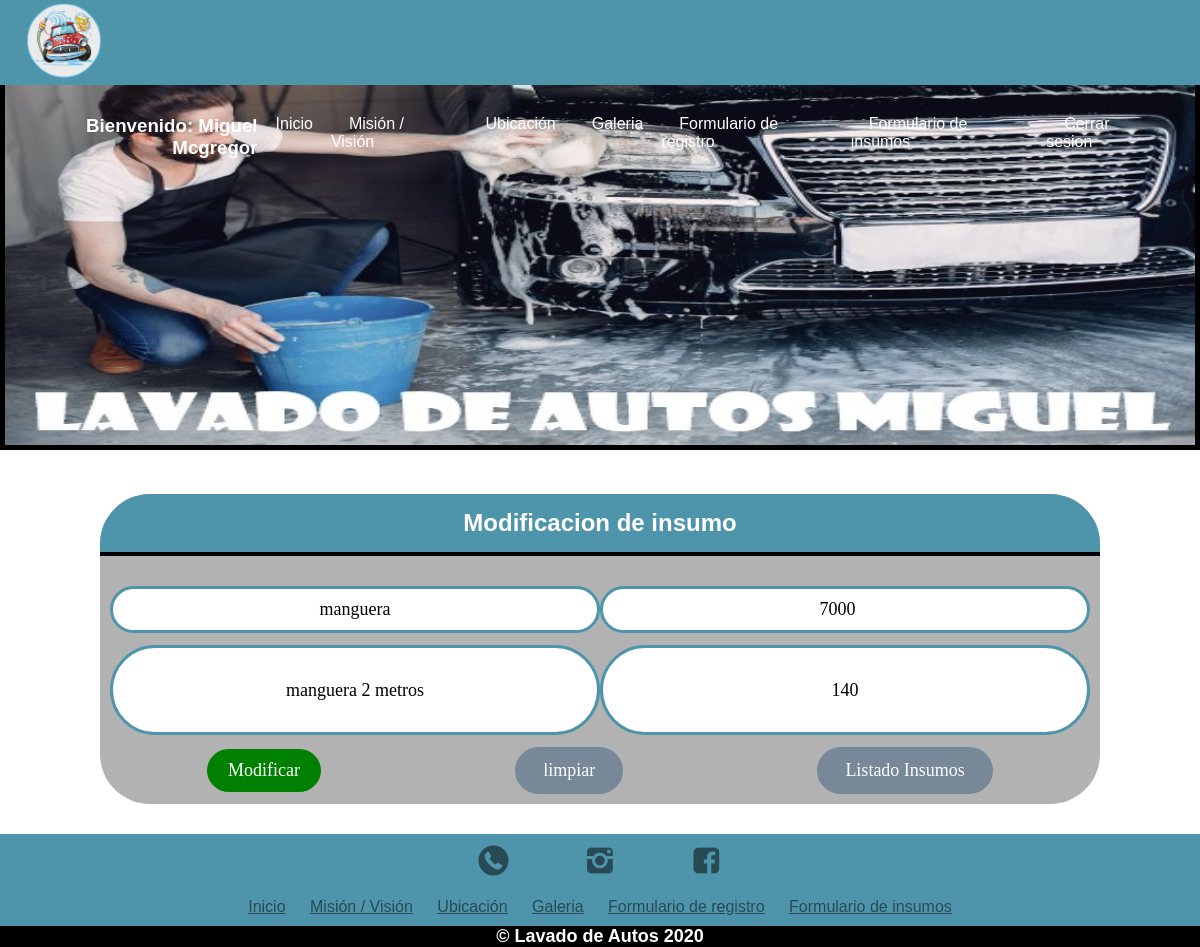
Screenshot of /buscar/manguera/ (signed in) with the database file from the repository.
### miProyectodwy/models.py (models this page shows, shortened)
class Slider1(models.Model):
    ident = models.CharField(max_length=15,primary_key=True)
    imagen = models.ImageField(upload_to='autos',null=True)

class Insumos(models.Model):
    nombre = models.CharField(max_length=120,primary_key=True)
    precio = models.IntegerField()
    descripcion = models.TextField()
    stock = models.IntegerField()

### miProyectodwy/views.py (the view)
# urls.py: path('buscar/<id>/',buscar,name='BUSCAR'),
@login_required(login_url='/login/')
def buscar(request,id):
    try:
        insumo = Insumos.objects.get(nombre=id)
        sliders = Slider1.objects.all()
        return render(request,'web/formulario_insumo_modificar.html',{'insumo':insumo,'imagenes':sliders})
    except:
        msg='No existe insumo'
    lista = Insumos.objects.all()
    sliders = Slider1.objects.all()
    return render(request,'web/admin_insumos.html',{'lista_insumos':lista, 'msg':msg,'imagenes':sliders})

### miProyectodwy/templates/web/formulario_insumo_modificar.html (shortened to what this page needs)
{% extends "web/plantilla.html" %}
{% load static%}
{% block contenido %}
        <div class="contenedor">
            <div id="contenido">
                <div id="section2">
                    <div>
                        <form action="{% url 'MODIFICAR' %}" method="POST" class="formularioregistro" onsubmit="return validarPrecio()">
                            <h2 class="formulariotitulo"> Modificacion de insumo</h2>
                            <div class="contenedorinput">
                                <tr>
                                    <td> <input class="col-100" type="text" value="{{insumo.nombre}}" name="txtnombre" minlength="3"
                                            maxlength="120" placeholder="Ingrese Nombre" required>
                                    </td>
                                </tr>
                                <tr>
                                    <td> <input class="col-100" type="number" value="{{insumo.precio}}" name="txtprecio" id="txtprecio" minlength="1"
                                            maxlength="10" placeholder="Ingrese Precio" required> </td>
                                </tr>
                                <tr>
                                    <td> <input class="col-101" type="text" value="{{insumo.descripcion}}" name="txtdescripcion" minlength="3"
                                            maxlength="200" placeholder="Ingrese Descripcion (opcional)"> </td>
                                </tr>
                                <tr>
                                    <td> <input class="col-101" type="text" value="{{insumo.stock}}" name="txtstock"
                                            maxlength="200" placeholder="Ingrese Stock"> </td>
                                </tr>
                                <td>
                                    <input type="submit" value="Modificar" class="botonregistrar">
                                    <input type="reset" value="limpiar" class="botonlimpiar">
                                    <input type="button" onclick="ir()" value="Listado Insumos" class="botonlimpiar">
                                </td>
                            </div>
                        </form>
                    </div>
                </div>
            </div>
        </div>
    </main>
{% endblock  %}

### miProyectodwy/templates/web/plantilla.html (shortened to what this page needs)
<!DOCTYPE html>
<html lang="es">
{% load static %}
<head>
    <link rel="stylesheet" href="{%static 'iconos/css/fontello.css' %}">
    <link rel="stylesheet" href="{%static 'css/menu.css' %}">
    <link rel="stylesheet" href="{%static 'css/estilos-index.css' %}">
    <link rel="stylesheet" href="{% static 'css/footer.css' %}">
    <link rel="stylesheet" href="{%static 'css/misionvision.css'%}">
    <link rel="stylesheet" href="{%static 'css/ubicacion.css' %}">
    <link rel="stylesheet" href="{%static 'css/galeria.css'  %}">
    <link rel="stylesheet" href=" {%static 'dist/css/lightbox.min.css' %}">
    <link rel="stylesheet" href="{%static 'css/formulario_registro.css' %}">
    <link rel="stylesheet" href=" {%static 'css/formulario_insumos.css' %}">
</head>
<body>
    <header>
          <a href="{% url 'INDEX' %}"><img src="{%static 'img/logo.png'%}" class="img-logo"></a>
        <nav class="menu">
            <ul>
                {% if user.is_authenticated %}
             <h3 style="text-align: right ; color: white; font-family: 'Franklin Gothic Medium', 'Arial Narrow', Arial, sans-serif;">Bienvenido: {{user.first_name}} {{user.last_name}}</h3>
             {% endif %}
                <li><a href="{% url 'INDEX' %}">Inicio</a></li>
                <li><a href="{% url 'MISIONVISION' %}">Misión / Visión</a></li>
                <li><a href="{% url 'UBICACION' %}">Ubicación</a></li>
                <li><a href="{% url 'GALERIA' %}">Galeria</a></li>
                <li><a href="{% url 'FORMULARIOREGISTRO' %}">Formulario de registro</a></li>
                <li><a href="{% url 'FORMULARIOINSUMOS' %}">Formulario de insumos</a></li>
                {% if user.is_authenticated %}
                <li><a href="{% url 'LOGOUT' %}">Cerrar sesion</a></li>
                {% else %}
                <li><a href="{% url 'LOGIN' %}">Login</a></li>
                {% endif %}
            </ul>
        </nav>
    </header>
    <main>
        <div class="slider">
            <ul>
                {% for item in imagenes %}
                <li id="{{item.ident}}"> <img src="{{item.imagen.url}}" alt=""></li>
                {% endfor %}
            </ul>
        </div>
        {% block contenido  %}
        {% endblock contenido  %}
    <footer>
        <div class="contenedor-footer">
            <div class="sociales">
                <a href="https://web.whatsapp.com"><label class="icon-whatsapp"></label></a>
                <a href="https://www.instagram.com"><label class="icon-instagram"></label></a>
                <a href="https://www.facebook.com/"><label class="icon-facebook"></label></a>
            </div>
            <div class="paginas">
                <a href="{% url 'INDEX' %}">Inicio</a>
                <a href="{% url 'MISIONVISION' %}">Misión / Visión</a>
                <a href="{% url 'UBICACION' %}">Ubicación</a>
                <a href="{% url 'GALERIA' %}">Galeria</a>
                <a href="{% url 'FORMULARIOREGISTRO' %}">Formulario de registro</a>
                <a href="{% url 'FORMULARIOINSUMOS' %}">Formulario de insumos</a>
            </div>
        </div>
        <h2 class="titulo-final">&copy; Lavado de Autos 2020</h2>
    </footer>
</body>
</html>

### miProyectodwy/static/css/menu.css (style rules this page uses)
* { margin: 0; padding: 0; box-sizing: border-box; font-family: Arial, Helvetica, sans-serif; }
header { width: 100%; height: 85px; background: #4e94ab; position: fixed; z-index: 100; }
.img-logo { width: 80px; margin-left: 2%; padding: 2px; }
.menu { width: auto; float: right; margin-top: 30px; margin-right: 2%; }
.menu ul { display: flex; }
.menu li { list-style: none; }
.menu li a { padding: 18px; text-decoration: none; color: white; }

### miProyectodwy/static/css/estilos-index.css (style rules this page uses)
.slider { width: 100%; margin: auto; overflow: hidden; }
.slider ul { display: flex; padding: 0%; width: 400%; animation: cambio 20s infinite alternate; }
.slider li { width: 100%; list-style: none; }
.slider img { width: 100%; height: 450px; border: 5px solid black; }
.contenedor { padding: 30px 0; width: 90%; max-width: 1000px; margin: auto; overflow: hidden; }

### miProyectodwy/static/css/footer.css (style rules this page uses)
footer { background: #4E94AB; width: 100%; overflow: hidden; }
.contenedor-footer .sociales { width: 100%; height: auto; text-align: center; padding: 10px 0; }
.icon-whatsapp, .icon-instagram, .icon-facebook { padding: 30px; color: rgba(0, 0, 0, 0.5); font-size: 30px; }
.contenedor-footer .paginas { width: 100%; margin: auto; background: #4E94AB; float: left; text-align: center; padding: 10px 0; }
.paginas a { color: rgba(0, 0, 0, 0.5); padding: 10px; }
.titulo-final { background: black; color: white; font-size: 18px; margin: auto; text-align: center; }

### miProyectodwy/static/css/misionvision.css (style rules this page uses)
.slider { width: 100%; margin: auto; overflow: hidden; }
.slider ul { display: flex; padding: 0%; width: 400%; animation: cambio 20s infinite alternate; }
.slider li { width: 100%; list-style: none; }
.slider img { width: 100%; height: 450px; border: 5px solid black; }

### miProyectodwy/static/css/galeria.css (style rules this page uses)
body { font-family: cursive; }

### miProyectodwy/static/css/formulario_registro.css (style rules this page uses)
.formularioregistro { background: rgba(0, 0, 0, 0.3); text-align: center; margin: auto; margin-top: 10px; width: 100%; border-radius: 50px; }
.formulariotitulo { background-color: #4e94ab; font-family: Verdana, Geneva, Tahoma, sans-serif; color: white; padding: 15px; text-align: center; border-bottom: solid 4px black; border-top-left-radius: 50px; border-top-right-radius: 50px; }
.contenedorinput { margin-top: 20px; padding: 10px 10px; display: flex; flex-wrap: wrap; justify-content: space-between; }
input { font-family: 'Times New Roman', Times, serif; text-align: center; padding: 10px; font-size: 18px; border-radius: 96px; border: solid 3px #4e94ab; margin-bottom: 12px; }
.col-100 { width: 50%; }
.botonregistrar { background-color: green; color: white; margin: auto; padding: 10px 20px; cursor: pointer; border: solid 1px green; }
.botonlimpiar { background-color: lightslategray; color: white; margin: auto; padding: 10px 25px; cursor: pointer; border: solid 1px lightslategray; }

### miProyectodwy/static/css/formulario_insumos.css (style rules this page uses)
.formularioregistro { background-color: rgba(0, 0, 0, 0.3); text-align: center; margin: auto; margin-top: 10px; width: 100%; border-radius: 50px; }
.formulariotitulo { background-color: #4e94ab; font-family: Verdana, Geneva, Tahoma, sans-serif; color: white; padding: 15px; text-align: center; border-bottom: solid 4px black; border-top-left-radius: 50px; border-top-right-radius: 50px; }
.contenedorinput { padding: 10px 10px; display: flex; flex-wrap: wrap; justify-content: space-between; }
input { font-family: 'Times New Roman', Times, serif; text-align: center; padding: 10px; font-size: 18px; border-radius: 96px; border: solid 3px #4e94ab; margin-bottom: 12px; }
.col-100 { width: 50%; }
.col-101 { height: 90px; width: 50%; }
.botonregistrar { background-color: green; color: white; margin: auto; padding: 10px 20px; cursor: pointer; border: solid 1px green; }
.botonlimpiar { background-color: lightslategray; color: white; margin: auto; padding: 10px 25px; cursor: pointer; border: solid 3px lightslategray; }

### rows the page displays
Slider1: imagen (picture)
Insumos: txtnombre "manguera", txtprecio "7000", txtdescripcion "manguera 2 metros", txtstock "140"

### other values shown
{{ user.first_name }} "Miguel"
{{ user.last_name }} "Mcgregor"
